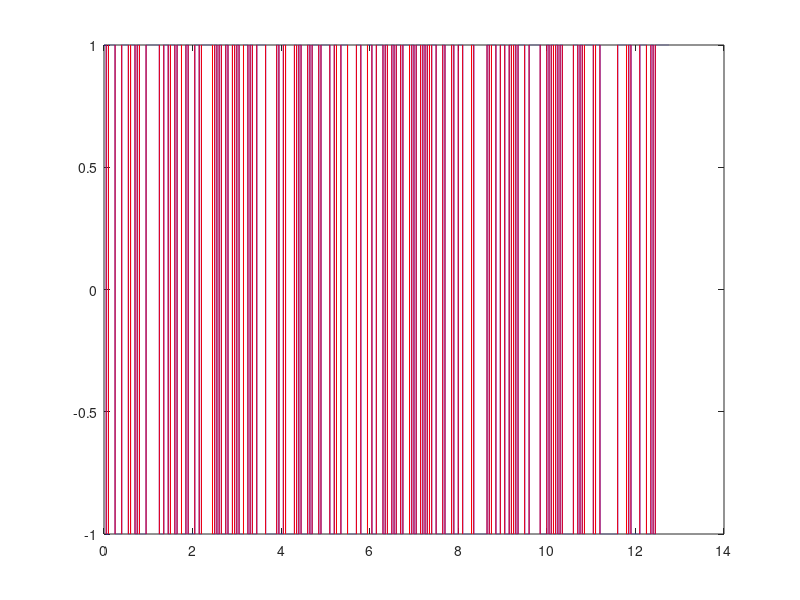

MATLAB code to generate this figure:
clear
load('Mseq_IAC_ITD.mat')


EEG_fs=4096;
Sound_fs = 48828.125;

IAC_val = 1;
ITD_val = 500e-6;
EachPoint = 2441/Sound_fs; %each point in M_seq is roughly 50ms
AddPoints_ideal = EachPoint*EEG_fs;
AddPoints = round(EachPoint*EEG_fs); 
CompensateEvery = ceil(1/(AddPoints - AddPoints_ideal));

Mseq_sig = [];
Mseq_sig2 = [];
for i =1:length(Mseq)
    if mod(i,CompensateEvery)==0
        Mseq_sig = [Mseq_sig Mseq(i) * ones(1,AddPoints-1)];
    else
        Mseq_sig = [Mseq_sig Mseq(i)*ones(1,AddPoints)];
    end
    Mseq_sig2 = [Mseq_sig2 Mseq(i)*ones(1,2441)];
end

t = 0:1/EEG_fs:(length(Mseq_sig)-1)/EEG_fs;
t2 = 0:1/Sound_fs:length(Mseq_sig2)/Sound_fs - 1/Sound_fs;

figure, plot(t,Mseq_sig,'b',t2,Mseq_sig2,'r')

mm = xcorr(Mseq_sig);




% [f,p]=MagSpec(Mseq_sig,EEG_fs); 
% figure,plot(f,p), title('MagSpec(Mseq)')

% [pxx,f] = pmtm(Mseq_sig,[],[],EEG_fs);
% figure, plot(f,pow2db(pxx)), title('pmtm(Mseq) db')

% [f,p]=MagSpec(mm,EEG_fs); 
% figure,plot(f,p)

% [pxx,f] = pmtm(mm,[],[],EEG_fs);
% figure, plot(f,pxx)





